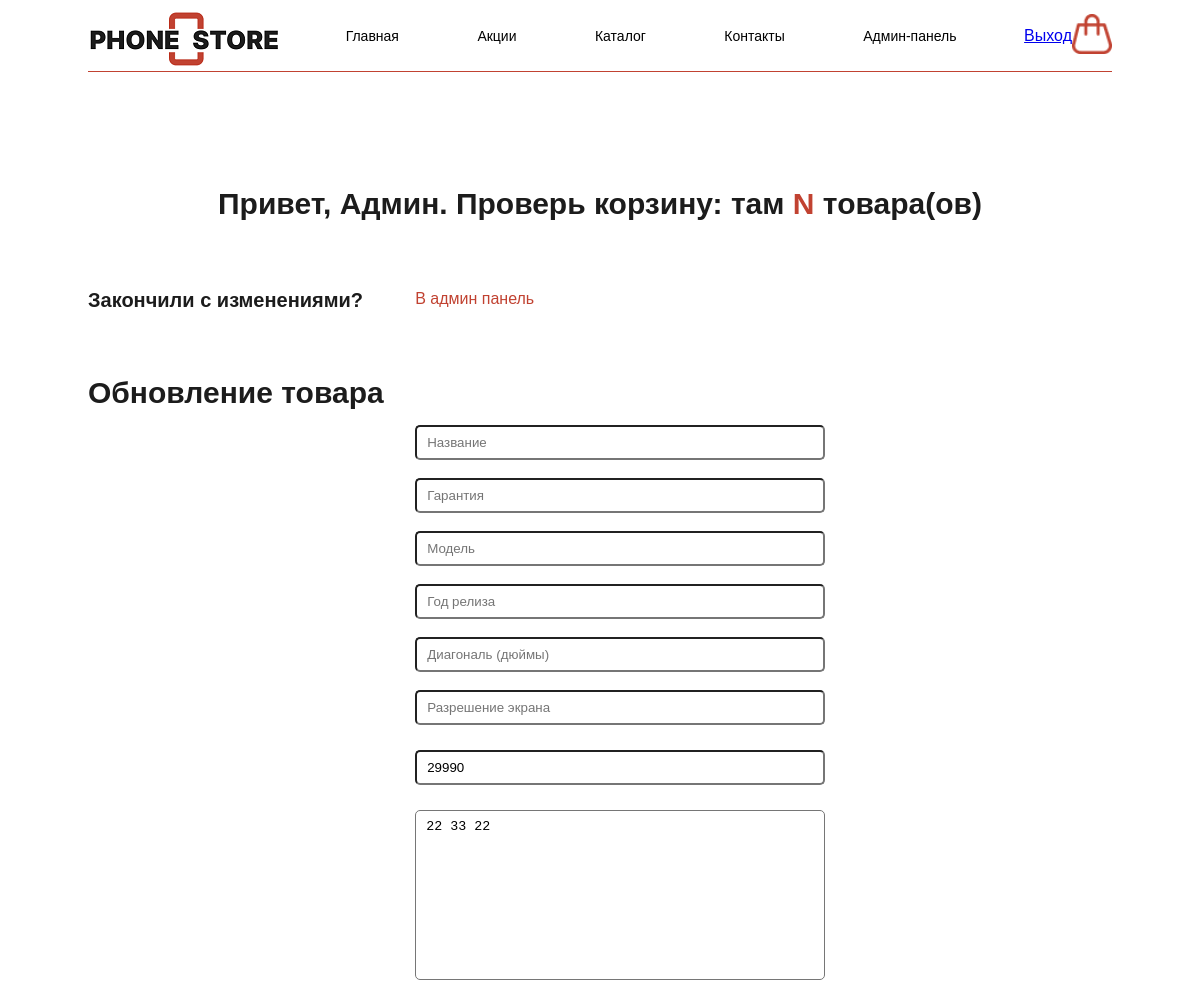
Page /form-update.php?id=4 (signed in, upper part) on the earlier database version.
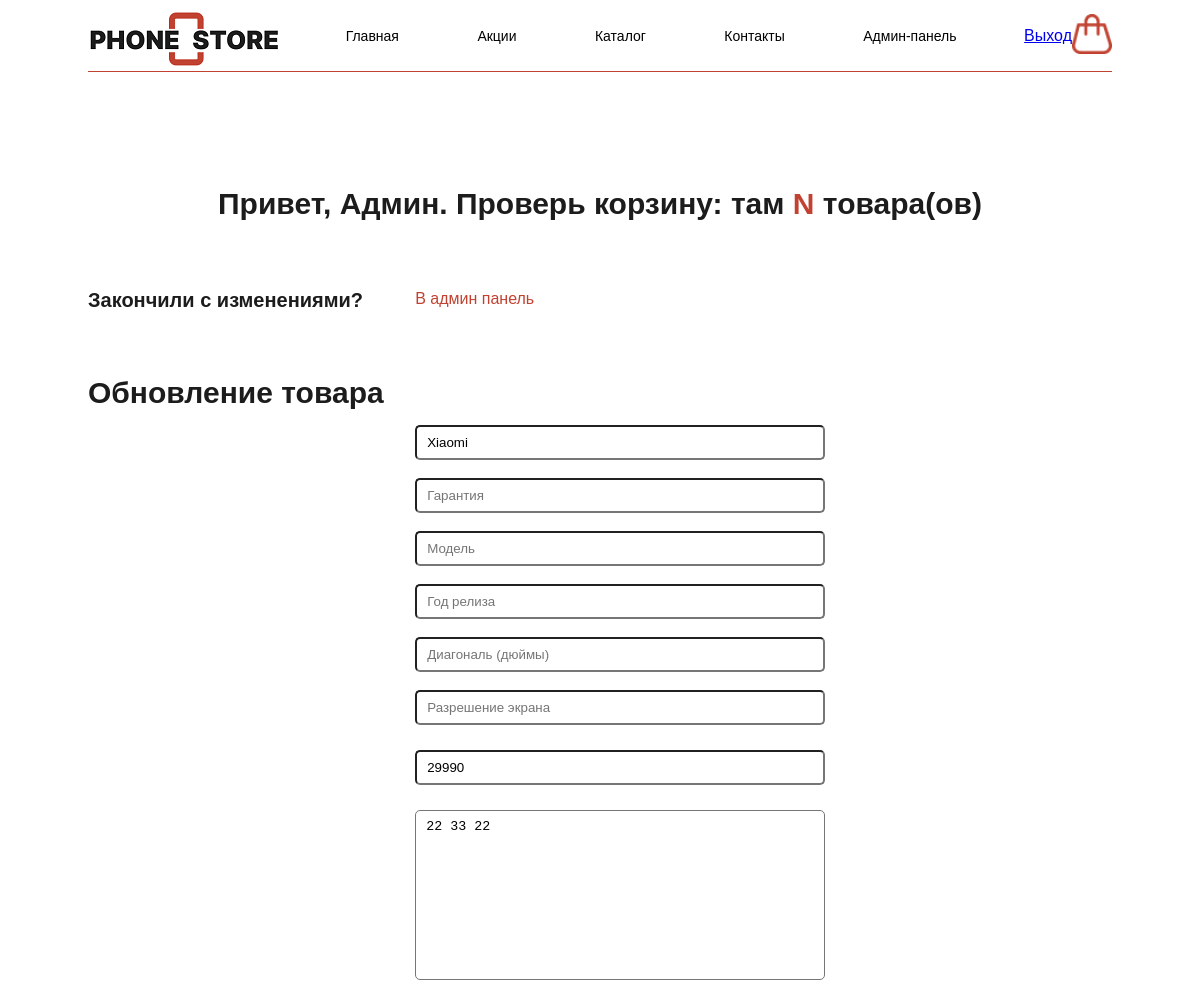
Same page on the later database version.
### tables this page shows
CREATE TABLE `products` (
  `id` int(11) NOT NULL,
  `name` varchar(255) NOT NULL,
  `price` double NOT NULL,
  `description` text NOT NULL,
  `img` varchar(255) NOT NULL,
  `guarantee` varchar(255) DEFAULT NULL,
  `model` varchar(255) DEFAULT NULL,
  `model_id` int(11) DEFAULT NULL,
  `release_year` varchar(255) DEFAULT NULL,
  `diagonal` varchar(255) DEFAULT NULL,
  `resolution` varchar(255) DEFAULT NULL,
  `point` int(11) NOT NULL DEFAULT 0,
  `count_reviews` int(11) NOT NULL DEFAULT 0
);

### form-update.php (the view, shortened to what this page needs)
<?php
include './core.php';
if ($_GET['id']) {
    $products = $mysqli->query("SELECT * FROM products WHERE id = '{$_GET['id']}'");
    $product = $products->fetch_assoc();
}
?>
<!DOCTYPE html>
<html lang="en">
<head>
    <link rel="stylesheet" href="style_admin.css">
</head>
<body>
    <?php
    include('./header.php')
        ?>
    <main class="main">
        <div class="container">
            <div class="main-admin-block__h">
                <h1>Привет, Админ. Проверь корзину: там <font color="#C14231"> N </font> товара(ов)</h1>
            </div>
            <div class="main-admin-block-a">
                <div class="main-admin-block__p">
                    <p>Закончили с изменениями?</p>
                </div>
                <div class="main-admin-block__exit">
                    <a href="./admin_panel.php" id="exit">В админ панель</a>
                </div>
            </div>
            <form action="product-update.php" method="POST" enctype="multipart/form-data">
                <div class="main-admin-block-inputs" id="add_Tovar">
                    <div class="main-admin-block-inputs-block">
                        <div class="main-admin-block__p_h">
                            <p>Обновление товара</p>
                        </div>
                    </div>
                    <div class="main-admin-block-right">
                     <br>
                    <br>
                        <div class="main-admin-block__input-name">
                            <input type="text" name="name" placeholder="Название" value="<?= $product['name'] ?>">
                        </div>
                        <div class="main-admin-block__input-name">
                            <br>
                            <input type="text" name="guarantee" id="guarantee" value="<?= $product['guarantee'] ?>" placeholder="Гарантия" required>
                        </div>
                        <div class="main-admin-block__input-name">
                        <br>
                            <input type="text" name="model" id="model" value="<?= $product['model'] ?>" placeholder="Модель" required>
                        </div>
                        <div class="main-admin-block__input-name">
                        <br>
                            <input type="text" name="release_year" id="release_year" value="<?= $product['release_year'] ?>" placeholder="Год релиза" required>
                        </div>
                        <div class="main-admin-block__input-name">
                        <br>
                            <input type="text" name="diagonal" id="diagonal" value="<?= $product['diagonal'] ?>" placeholder="Диагональ (дюймы)" required>
                        </div>
                        <div class="main-admin-block__input-name">
                        <br>
                            <input type="text" name="resolution" id="resolution" value="<?= $product['resolution'] ?>" placeholder="Разрешение экрана" required>
                        </div>
                        <div class="main-admin-block-right-cost">
                            <input type="number" placeholder="Цена" id="cost" name="price" value="<?= $product['price'] ?>" required>
                        </div>
                        <div class="main-admin-block-right__textarea">
                            <textarea name="description" id="description" placeholder="Описание" required><?= $product['description'] ?></textarea>
                        </div>
                    </div>
                </div>
            </form>
        </div>
    </main>
</body>
</html>

Differences in the rows shown:
changed products: name (not shown) → "Xiaomi"
